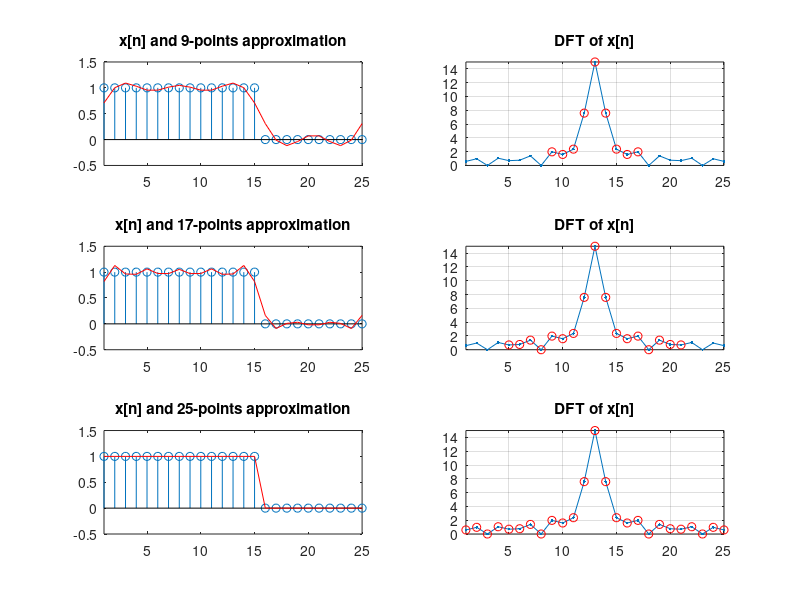

Source code (MATLAB):
% This example demos the effect of square wave approximation by DFT

figure
L = 15; N = 25;
x = [ones(1,L), zeros(1,N-L)];
frameSize=length(x);

runNum=3;
for i=1:runNum,
	pointNum=ceil(frameSize/(2*runNum)*i);	% Actually 2*pointNum-1 coefs are taken
	X = fft(x);
	magX = abs(X);

	remainIndex=[1:pointNum, frameSize-pointNum+2:frameSize];
	X2=0*X;
	X2(remainIndex)=X(remainIndex);
	x2=ifft(X2);
	x2=real(x2);

	subplot(3,2,2*i-1);
	stem(x);
	hold on
	plot(x2, 'r');
	hold off
	title(sprintf('x[n] and %d-points approximation', 2*pointNum-1));
	axis([-inf,inf,-0.5,1.5])

	subplot(3,2,2*i);
	shiftedMagX=fftshift(magX);
	plot(shiftedMagX, '.-'); axis tight
	title('DFT of x[n]')
	hold on
	temp=ifftshift(1:frameSize);
	ind=temp(remainIndex);
	plot(ind, shiftedMagX(ind), 'or'); grid on
	hold off
end